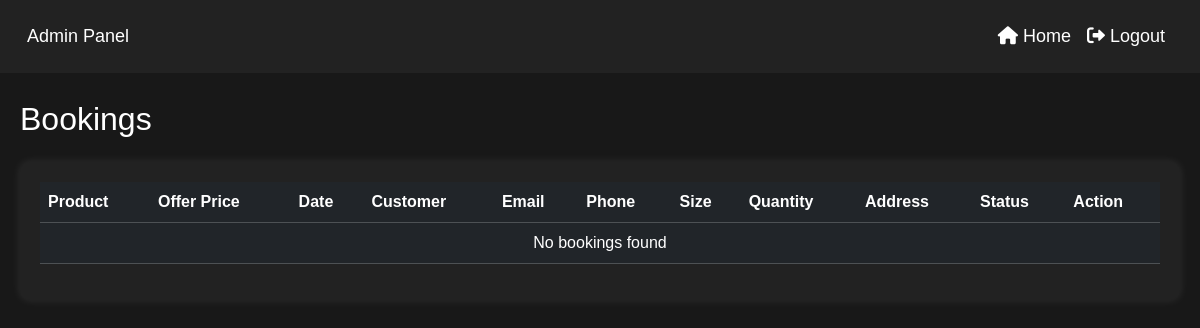
The app's page /bookings/, older data.
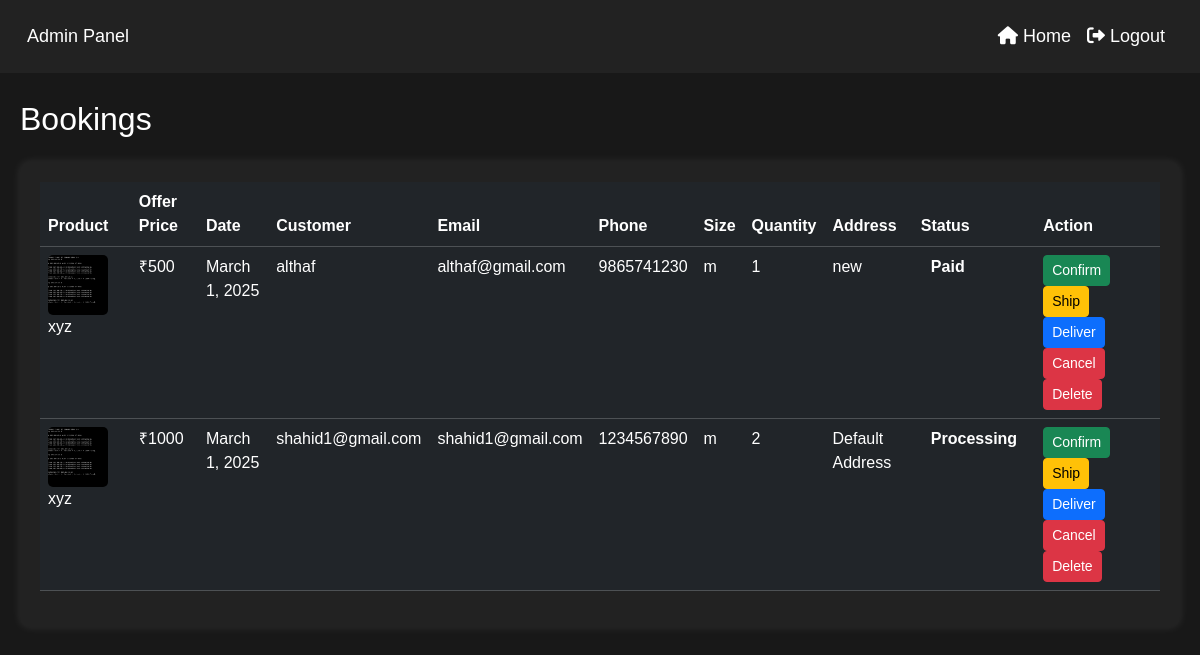
The same page, newer data.
### app/models.py (models this page shows, shortened)
class Buy(models.Model):
    user=models.ForeignKey(User,on_delete=models.CASCADE)
    product=models.ForeignKey(Product,on_delete=models.CASCADE)
    price=models.IntegerField()
    date=models.DateField(auto_now_add=True)
    size = models.CharField(max_length=10, choices=[('S', 'Small'), ('M', 'Medium'), ('L', 'Large')], default='M')  # Default size is Medium
    quantity = models.PositiveIntegerField(default=1)  # Default quantity is 1
    status = models.CharField(max_length=50, choices=[('Pending', 'Pending'), ('Confirmed', 'Confirmed'), ('Cancelled', 'Cancelled')], default='Pending')
    order = models.ForeignKey(Order, on_delete=models.CASCADE, null=True, blank=True)

class Product(models.Model):
    pro_id=models.TextField()
    name=models.TextField()
    base_price=models.IntegerField()
    offer_price=models.IntegerField()
    img=models.FileField()
    dis=models.TextField()
    sizes = models.ManyToManyField(Size)  # Allow multiple size selection
    quantity = models.PositiveIntegerField(default=0)

class Order(models.Model):
    name = models.CharField(max_length=100)
    email = models.EmailField()
    phone_number = models.CharField(max_length=15)
    shipping_address = models.TextField()
    status = models.CharField(max_length=20, default='Pending')  # This status will reflect the order's state (Pending/Processing/Completed)
    created_at = models.DateTimeField(auto_now_add=True)
    razorpay_order_id = models.CharField(max_length=255, null=True, blank=True)  # Store Razorpay order ID
    payment_id = models.CharField(max_length=255, null=True, blank=True)  # Store payment ID from Razorpay
    payment_status = models.CharField(max_length=20, choices=[('Paid', 'Paid'), ('Pending', 'Pending')], default='Pending')  # Store payment status

### app/views.py (the view)
# urls.py: path('bookings/',views.bookings,name='bookings'),
def bookings(request):
    buys = Buy.objects.all().select_related('product', 'user').order_by('-date')
    orders = Order.objects.all().order_by('-created_at')
    combined_data = zip(buys, orders)
    return render(request, 'shop/bookings.html', {'combined_data': combined_data})

### templates/shop/bookings.html (shortened to what this page needs)
<!DOCTYPE html>
<html lang="en">
<head>
    <link href="https://cdn.jsdelivr.net/npm/bootstrap@5.3.3/dist/css/bootstrap.min.css" rel="stylesheet">
    <link rel="stylesheet" href="https://cdnjs.cloudflare.com/ajax/libs/font-awesome/6.0.0-beta3/css/all.min.css">
</head>
<body>
    <nav class="navbar navbar-expand-lg navbar-dark fixed-top">
        <div class="container-fluid">
            <a class="navbar-brand" href="../home">Admin Panel</a>
            <div class="collapse navbar-collapse justify-content-end" id="navbarNav">
                <ul class="navbar-nav">
                    <li class="nav-item">
                        <a class="nav-link" href="../home">
                            <i class="fas fa-home"></i> Home
                        </a>
                    </li>
                    <li class="nav-item">
                        <a class="nav-link" href="../chrome_logout" onclick="return confirmLogout()">
                            <i class="fas fa-sign-out-alt"></i> Logout
                        </a>
                    </li>
                </ul>
            </div>
        </div>
    </nav>
    <div class="content">
        <h2>Bookings</h2>
        <div class="table-container mt-4">
            <table class="table table-dark table-hover">
                <thead>
                    <tr>
                        <th>Product</th>
                        <th>Offer Price</th>
                        <th>Date</th>
                        <th>Customer</th>
                        <th>Email</th>
                        <th>Phone</th>
                        <th>Size</th>
                        <th>Quantity</th>
                        <th>Address</th>
                        <th>Status</th>
                        <th>Action</th>
                    </tr>
                </thead>
                <tbody id="bookingTable">
                    {% for buy, order in combined_data %}
                    <tr>
                        <td>
                            <img src="{{ buy.product.img.url }}" alt="{{ buy.product.name }}" class="product-img">
                            {{ buy.product.name }}
                        </td>
                        <td>₹{{ buy.price }}</td>
                        <td>{{ buy.date }}</td>
                        <td>{{ order.name }}</td>
                        <td>{{ order.email }}</td>
                        <td>{{ order.phone_number }}</td>
                        <td>{{ buy.size }}</td>
                        <td>{{ buy.quantity }}</td>
                        <td>{{ order.shipping_address }}</td>
                        <td>
                            <span class="status-badge
                                ">
                                {{ order.status }}
                            </span>
                        </td>
                        <td>
                            <a href="{% url 'update_order_status' order.id 'Confirmed' %}" class="btn btn-success btn-sm">Confirm</a>
                            <a href="{% url 'update_order_status' order.id 'Shipped' %}" class="btn btn-warning btn-sm">Ship</a>
                            <a href="{% url 'update_order_status' order.id 'Delivered' %}" class="btn btn-primary btn-sm">Deliver</a>
                            <a href="{% url 'update_order_status' order.id 'Cancelled' %}" class="btn btn-danger btn-sm">Cancel</a>
<a href="{% url 'delete_booking' buy.id %}" class="btn btn-danger btn-sm" onclick="return confirm('Are you sure you want to delete this booking?')">Delete</a>
                        </td>
                    </tr>
                    {% empty %}
                    <tr>
                        <td colspan="11" class="text-center">No bookings found</td>
                    </tr>
                    {% endfor %}
                </tbody>
            </table>
        </div>
    </div>
</body>
</html>

Row changes from the older to the newer data that the page shows:
added Buy: product.img (picture), product.name "xyz", price "500", date "March 1, 2025", name "althaf", email "althaf@gmail.com", phone_number "9865741230", size "m", quantity "1", shipping_address "new", status "Paid"
added Buy: product.img (picture), product.name "xyz", price "1000", date "March 1, 2025", name "shahid1@gmail.com", email "shahid1@gmail.com", phone_number "1234567890", size "m", quantity "2", shipping_address "Default Address", status "Processing"
Text that changed along with them:
text no longer shown: "No bookings found"
